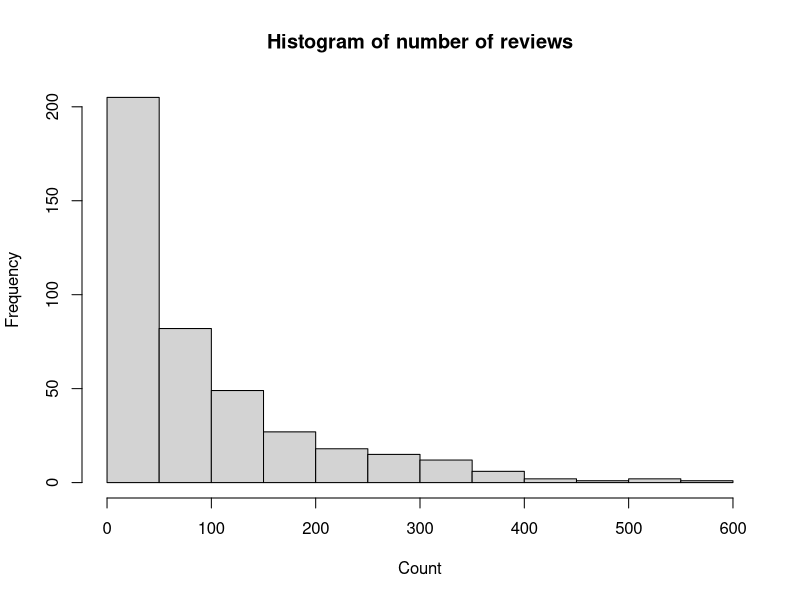
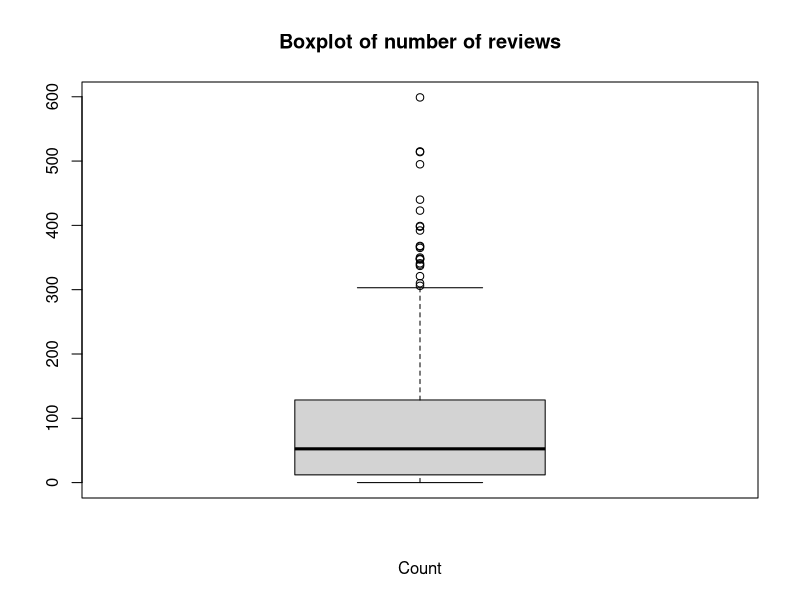

Generate these figures, in order, with R:
## ---- chunk 1
knitr::opts_chunk$set(echo = TRUE)
library(tidyverse)
## ---- chunk 2
my.product.min <- function(x)
{
  min <- min(x)
  return(x * min)
}
## ---- chunk 3
x1 <- rnorm(10)  # generate 10 random numbers stored in a vector "x1"
my.product.min(x1) # apply my.product.min function to x1

x2 <- rnorm(14)  # generate 14 random numbers and apply function
my.product.min(x2)
## ---- chunk 4
sum.squares.scalar1 <- function(y.vec,a)
{
  return( sum((y.vec-a)^2) )
}

## ---- chunk 5
y1 <- rnorm(100) # generate 100 random numbers
a1 <- 1.5

sum.squares.scalar1(y1,a1)
## ---- chunk 6
sum.squares.scalar2 <- function(y.vec,a)
{
  #
  if( length(a)>1){stop("Error: a should be a scalar.")}
  return( sum((y.vec-a)^2) )
}

## ---- chunk 7
y1 <- rnorm(10) # vector of 10 random numbers
a2 <- c(10,11,-2) # vector of 3 numbers
a3 <- 5 # scalar

#sum.squares.scalar2(y1,a2)
## ---- chunk 8
sum.squares.scalar2(y1,a3)
## ---- chunk 9

data <- read.csv("airbnb_asheville.csv")

# Mean of 'price'
mean(data$price)

# Median of 'price'
median(data$price)

# Standard Deviation of 'price'
sd(data$price)

# Range of 'price'
range(data$price)

## ---- chunk 10

room_type <- table(data$room_type)
room_type

## ---- chunk 11

# 'Entire home/apt'
full_house <- subset(data, room_type == "Entire home/apt")

mean(full_house$price)
median(full_house$price)
sd(full_house$price)

# 'Private room'
private_house <- subset(data, room_type == "Private room")

mean(private_house$price)
median(private_house$price)
sd(private_house$price)

## ---- chunk 12

over_50 <- subset(data, number_of_reviews > 50)

proportion <- 100 * nrow(over_50) / nrow(data) 

proportion
## ---- chunk 13
# Histogram of 'number_of_reviews'

hist(data$number_of_reviews, main = "Histogram of number of reviews", xlab = "Count")

## ---- chunk 14
# Boxplot of 'number_of_reviews'

boxplot(data$number_of_reviews, main = "Boxplot of number of reviews", xlab = "Count")

## ---- chunk 15
my.sd <- function(x)
{
  n <- length(x)
  return (sqrt(sum((x - mean(x))^2) / (n - 1)))
}
## ---- chunk 16
x <- rnorm(20)
sd(x)
my.sd(x)

## ---- chunk 17
my.sd2 <- function(x)
{
  n <- length(x)
  
  if (n<2){stop("Error, only one element.")}
  
  return (sqrt(sum((x - mean(x))^2) / (n - 1)))
}

## ---- chunk 18
y1 <- 3 # vector with one element -- it shouldn't work
y2 <- rnorm(3) # vector with three elements - should work!

# apply your function to y1 and y2 in this space.

# my.sd2(y1) # Should give error
my.sd2(y2)
